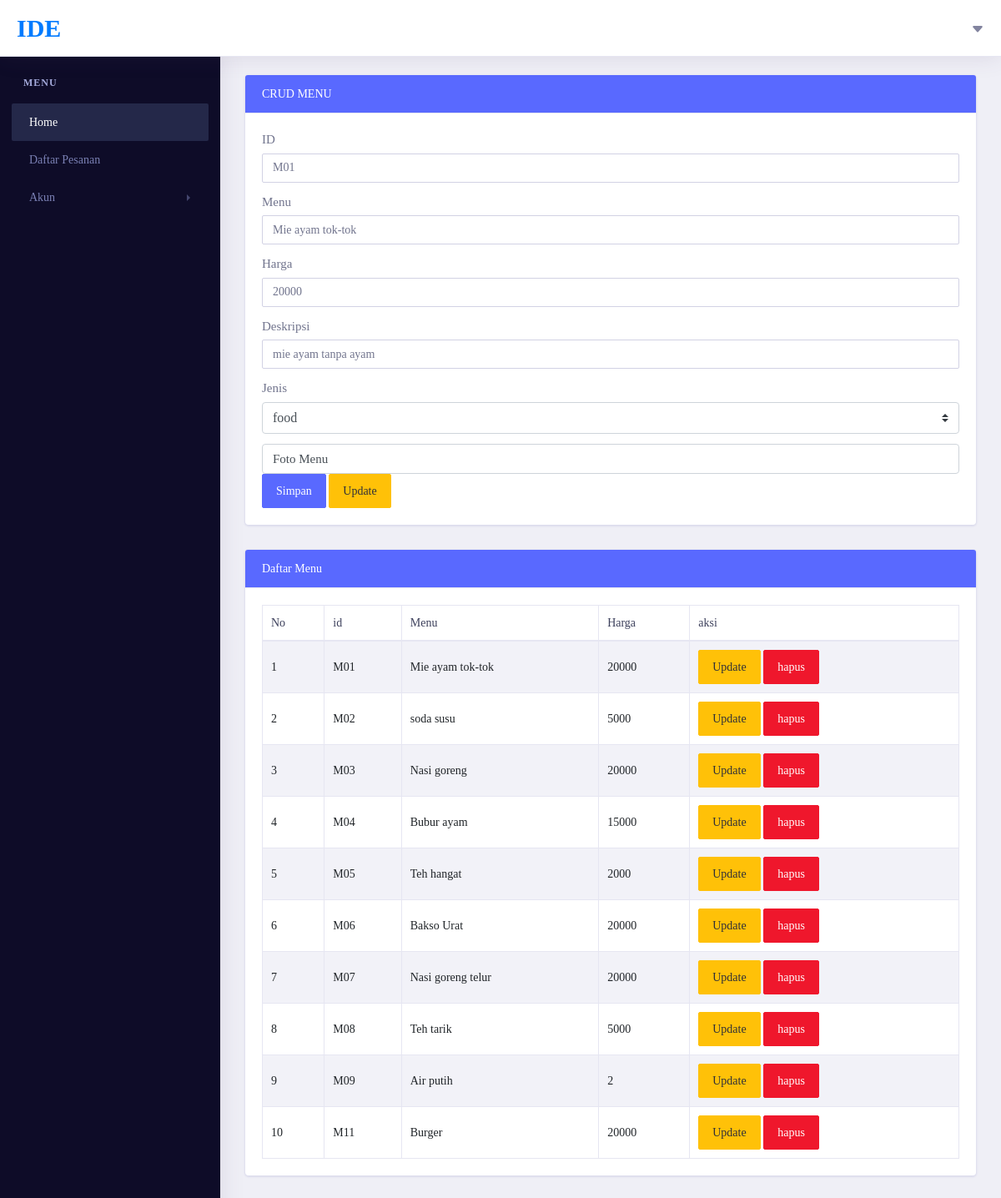
The app's page /admin.php?page=update&menu=Mie ayam tok-tok (signed in) with its own data.
### tables this page shows
CREATE TABLE `menu` (
  `id` char(3) NOT NULL,
  `nama` varchar(255) NOT NULL,
  `foto` varchar(255) NOT NULL,
  `deskripsi` varchar(255) NOT NULL,
  `harga` int(11) NOT NULL,
  `jenis` enum('food','drink') NOT NULL
);

### admin.php (the view, shortened to what this page needs)
<?php
include "koneksi.php";
if(isset($_GET['page'])){
    if($_GET['page']=='update'){
        $data = mysqli_query($link,"select*from menu where nama = '$_GET[menu]' ");
        $update = mysqli_fetch_array($data);
        if($update){
            $tmpid = $update['id'];
            $tmpname = $update['nama'];
            $tmpharga = $update['harga'];
            $tmpdeskripsi = $update['deskripsi'];
            $tmpjenis = $update['jenis'];
        }
    }
}
?>
<!DOCTYPE html>
<html lang="en">
    <head>
        <link rel="stylesheet" href="https://stackpath.bootstrapcdn.com/bootstrap/4.4.1/css/bootstrap.min.css">
        <link rel="stylesheet" href="./css/style2.css">
    </head>
    <body>
    <div class="dashboard-main-wrapper">
        <div class="dashboard-header">
            <nav class="navbar navbar-expand-lg bg-white fixed-top">
                <a class="navbar-brand" href="index.html">IDE</a>
                <div class="collapse navbar-collapse " id="navbarSupportedContent">
                    <ul class="navbar-nav ml-auto navbar-right-top">
                        <li class="nav-item dropdown nav-user">
                            <a class="nav-link nav-user-img" href="#" id="navbarDropdownMenuLink2" data-toggle="dropdown" aria-haspopup="true" aria-expanded="false">
                                <svg width="1em" height="1em" viewBox="0 0 16 16" class="bi bi-caret-down-fill" fill="currentColor" xmlns="http://www.w3.org/2000/svg">
                                    <path d="M7.247 11.14L2.451 5.658C1.885 5.013 2.345 4 3.204 4h9.592a1 1 0 0 1 .753 1.659l-4.796 5.48a1 1 0 0 1-1.506 0z"/>
                                </svg>
                            </a>
                        </li>
                    </ul>
                </div>
            </nav>
        </div>
        <div class="nav-left-sidebar sidebar-dark">
            <div class="menu-list">
                <nav class="navbar navbar-expand-lg navbar-light">
                    <div class="collapse navbar-collapse" id="navbarNav">
                        <ul class="navbar-nav flex-column">
                            <li class="nav-divider">
                                Menu
                            </li>
                            <li class="nav-item ">
                                <a class="nav-link active" href="admin.php"><i class="fa fa-fw fa-user-circle"></i>Home<span class="badge badge-success">6</span></a>
                            </li>
                            <li class="nav-item">
                                <a class="nav-link" href="pesanan.php" ><i class="fa fa-fw fa-rocket"></i>Daftar Pesanan</a>
                            </li>
                            <li class="nav-item ">
                                <a class="nav-link" href="#" data-toggle="collapse" aria-expanded="false" data-target="#submenu-1" aria-controls="submenu-1">Akun </a>
                            </li>
                        </ul>
                    </div>
                </nav>
            </div>
        </div>
        <div class="dashboard-wrapper">
            <div class="container-fluid dashboard-content">
            <div class="card">
                <div class="card-header bg-primary text-white">
                CRUD MENU
                </div>
                <div class="card-body">
                    <form method="post" action="" enctype="multipart/form-data">
                        <div class="form-group">
                            <label for="id">ID</label>
                            <input class="form-control" type="text" value ="<?=@$tmpid?>" name="id" required>
                        </div>
                        <div class="form-group">
                            <label for="nama">Menu</label>
                            <input class="form-control" type="text" value ="<?=@$tmpname?>" name="nama" required>
                        </div>
                        <div class="form-group">
                            <label for="harga">Harga</label>
                            <input class="form-control" type="text" value ="<?=@$tmpharga?>" name="harga" require>
                        </div>
                        <div class="form-group">
                            <label for="deskripsi">Deskripsi</label>
                            <input class="form-control" type="text" value ="<?=@$tmpdeskripsi?>" name="deskripsi" required>
                        </div>
                        <div class="form-group">
                            <label for="jenis">Jenis</label>
                            <select class="custom-select" name="jenis" required>
                                <option value="<?=@$tmpjenis?>" selected><?=@$tmpjenis?></option>
                            </select>
                        </div>
                        <div class="input-group">
                            <div class="custom-file">
                                <label class="custom-file-label" for="customFile">Foto Menu</label>
                            </div>
                        </div>
                        <input type="submit" class="btn btn-primary" name="simpan" value="Simpan">
                        <input type="submit" class="btn btn-warning" name="update" value="Update">
                    </form>
                </div>
            </div>
            <div class="card mt-3">
                <div class="card-header bg-primary text-white">
                Daftar Menu
                </div>
                <div class="card-body">
                    <table class="table table-bordered table-striped">
                        <thead>
                            <tr>
                                <th>No</th>
                                <th>id</th>
                                <th>Menu</th>
                                <th>Harga</th>
                                <th>aksi</th>
                            </tr>
                        </thead>
                        <tbody>
                            <?php
                                $daftar_menu = mysqli_query($link,"select*from menu");
                                $no=0;
                                while($hasil=mysqli_fetch_array($daftar_menu)){ $no++; ?>
                                    <tr>
                                        <td><?= $no?></td>
                                        <td><?= $hasil['id']?></td>
                                        <td><?= $hasil['nama']?></td>
                                        <td><?= $hasil['harga']?></td>
                                        <td>
                                        <a href="admin.php?page=update&menu=<?=$hasil['nama']?>" class="btn btn-warning">Update</a>
                                        <button class="btn btn-danger" onclick="
                                            var konfirmasi = confirm('Yakin ingin menghapus data?');
                                            if(konfirmasi)window.location.href = 'admin.php?page=delete&menu=<?=$hasil['nama']?>';">hapus </button>
                                        </td>
                                    </tr>
                            <?php } ?>
                        </tbody>
                    </table>
                </div>
            </div>
        </div>
    </div>
    </body>
</html>

### records on screen
menu: id "M01", nama "Mie ayam tok-tok", harga "20000", deskripsi "mie ayam tanpa ayam", jenis "food"
menu: id "M02", nama "soda susu", harga "5000"
menu: id "M03", nama "Nasi goreng", harga "20000"
menu: id "M04", nama "Bubur ayam", harga "15000"
menu: id "M05", nama "Teh hangat", harga "2000"
menu: id "M06", nama "Bakso Urat", harga "20000"
menu: id "M07", nama "Nasi goreng telur", harga "20000"
menu: id "M08", nama "Teh tarik", harga "5000"
menu: id "M09", nama "Air putih", harga "2"
menu: id "M11", nama "Burger", harga "20000"
